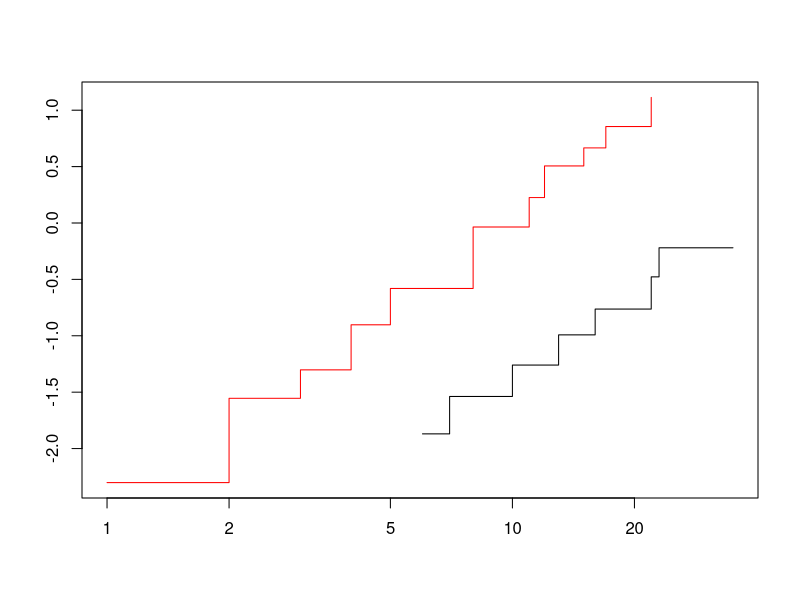

Generate this figure with R:
library(MASS)
library(survival)
library(survMisc)
library("survminer")


##---------------------
# GOODNESS OF FIT
##--------------------

##-- log(-log(suvival)) plot
data(gehan)
gehansurv= Surv(gehan$time,gehan$cens)
plot(survfit(gehansurv ~ gehan$treat), col = c("black", "red"), fun = "cloglog")


#-- goodness of fit, risk groups
#-- Method and example are from: May S, Hosmer DW 1998. 
#-- A simplified method of calculating an overall goodness-of-fit test 
#-- for the Cox proportional hazards model. Lifetime Data Analysis 
data("pbc", package = "survival")
str(pbc)
head(pbc)

pbc <- pbc[!is.na(pbc$trt), ]
pbc[pbc$id==253, "age"] <-  54.4
pbc[pbc$id==107, "protime"] <-  10.7
c1 <- coxph(Surv(time, status==2) ~
              age + log(albumin) + bili + edema + protime,
            data=pbc)

gof(c1, G=10)
gof(c1)

#--time varying covariates

ls("package:survival")
